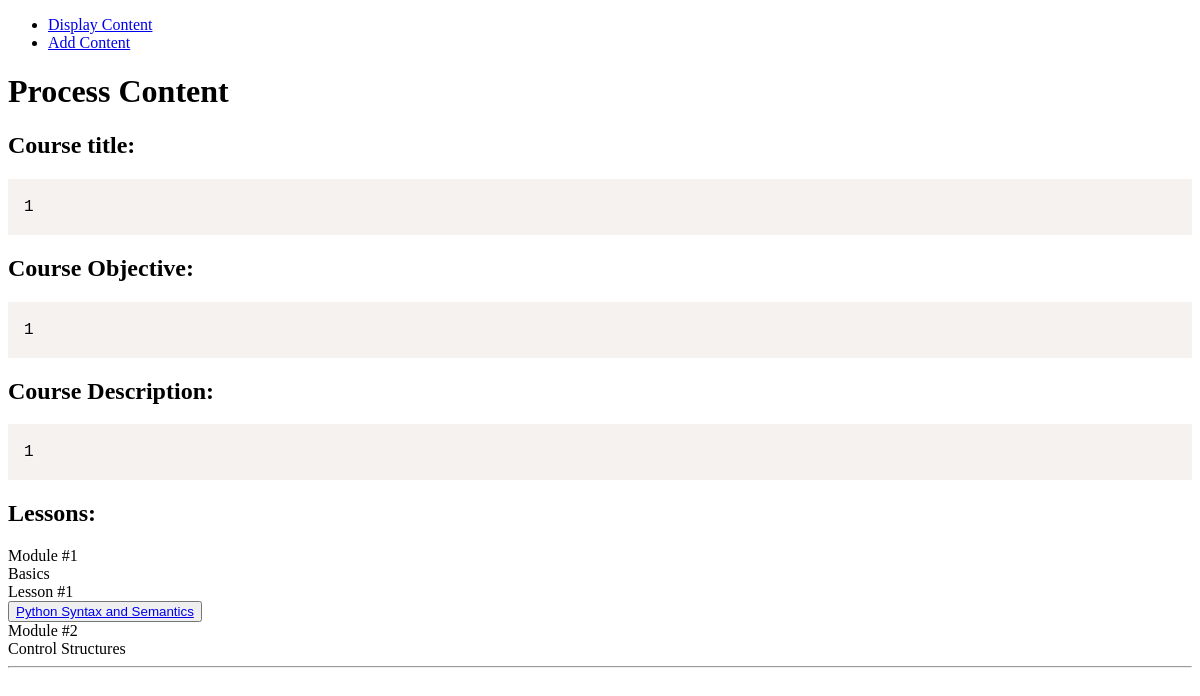
Screenshot of /courses//process-content/2/ with the database file from the repository.
### courses/models.py (models this page shows, shortened)
class Course(models.Model):
    title = models.CharField(max_length=200)
    description = models.TextField()
    structure = models.JSONField()  # This field will now store a list of module titles
    objective = models.TextField()
    num_lessons = models.IntegerField(default=0)  # New field for number of lessons
    num_tasks = models.IntegerField(default=0)  # New field for number of lessons

class Module(models.Model):
    number = models.IntegerField()
    title = models.CharField(max_length=100)
    course = models.ForeignKey(Course, on_delete=models.CASCADE)

class Lesson(models.Model):
    number = models.IntegerField()
    title = models.CharField(max_length=100)
    description = models.CharField(max_length=2000)
    module = models.ForeignKey(Module, on_delete=models.CASCADE)

### courses/views.py (the view)
# urls.py: path('/process-content/<int:content_id>/', views.content_process_form, name='process_content'),
def content_process_form(request, content_id):
    course = get_object_or_404(Course, pk=content_id)
    modules = Module.objects.filter(course_id=content_id)
    return render(request, 'courses/Course_module_list.html', {'course': course,
                                                               'modules': modules})

### courses/templates/courses/Course_module_list.html (shortened to what this page needs)
{% extends 'courses/base.html' %}
{% block content %}
    <h1>Process Content</h1>
<div>
        <h2>Course title:</h2>
        <pre><code class="language-python">{{ course.title|safe }}</code></pre>
        <h2>Course Objective:</h2>
        <pre><code class="language-python">{{ course.objective|safe }}</code></pre>
         <h2>Course Description:</h2>
        <pre><code class="language-python">{{ course.description|safe }}</code></pre>
    <h2>Lessons:</h2>
     {% for module in modules %}
     <div>Module #{{ module.number }}</div>
     <div>{{ module.title }}</div>
        {% for lesson in module.lesson_set.all %}
        <div>Lesson #{{ lesson.number }}</div>
        <button><a href="{% url 'process_lesson' lesson.id %}">{{ lesson.title }}</a></button>
        {% endfor %}
    {% endfor %}
    <hr>
</div>
{% endblock %}

### courses/templates/courses/base.html (shortened to what this page needs)
<!DOCTYPE html>
<html>
<head>
<link rel="stylesheet" href="https://cdnjs.cloudflare.com/ajax/libs/highlight.js/10.7.2/styles/default.min.css">
    <link rel="stylesheet" href="https://cdn.jsdelivr.net/npm/katex/dist/katex.min.css">
    <link href="https://cdnjs.cloudflare.com/ajax/libs/prism/1.24.1/themes/prism.min.css" rel="stylesheet" />
    <link rel="stylesheet" href="https://cdnjs.cloudflare.com/ajax/libs/codemirror/5.65.2/codemirror.min.css">
    <link rel="stylesheet" href="https://cdnjs.cloudflare.com/ajax/libs/codemirror/5.62.0/theme/monokai.min.css">
    <link rel="stylesheet" href="https://cdnjs.cloudflare.com/ajax/libs/codemirror/5.62.0/theme/material.min.css">
    <link rel="stylesheet" href="https://cdnjs.cloudflare.com/ajax/libs/codemirror/5.62.0/theme/ayu-dark.min.css">
    <link rel="stylesheet" href="https://cdnjs.cloudflare.com/ajax/libs/codemirror/5.62.0/theme/ayu-mirage.min.css">
    <link rel="stylesheet" href="https://cdnjs.cloudflare.com/ajax/libs/codemirror/5.62.0/theme/base16-dark.min.css">
    <link rel="stylesheet" href="https://cdnjs.cloudflare.com/ajax/libs/codemirror/5.62.0/theme/darcula.min.css">
    <link rel="stylesheet" href="https://cdnjs.cloudflare.com/ajax/libs/codemirror/5.62.0/theme/tomorrow-night-eighties.min.css">
    <link rel="stylesheet" href="https://cdnjs.cloudflare.com/ajax/libs/codemirror/5.62.0/codemirror.min.css">
</head>
<body>
    <header>
        <nav>
            <ul>
                <li><a href="{% url 'display_content' %}">Display Content</a></li>
                <li><a href="{% url 'create-content' %}">Add Content</a></li>
            </ul>
        </nav>
    </header>
    {% block content %}{% endblock %}
</body>
</html>

### rows the page displays
Course: title "1", objective "1", description "1"
Module: number "1", title "Basics"
Lesson: number "1", title "Python Syntax and Semantics"
Module: number "2", title "Control Structures"
